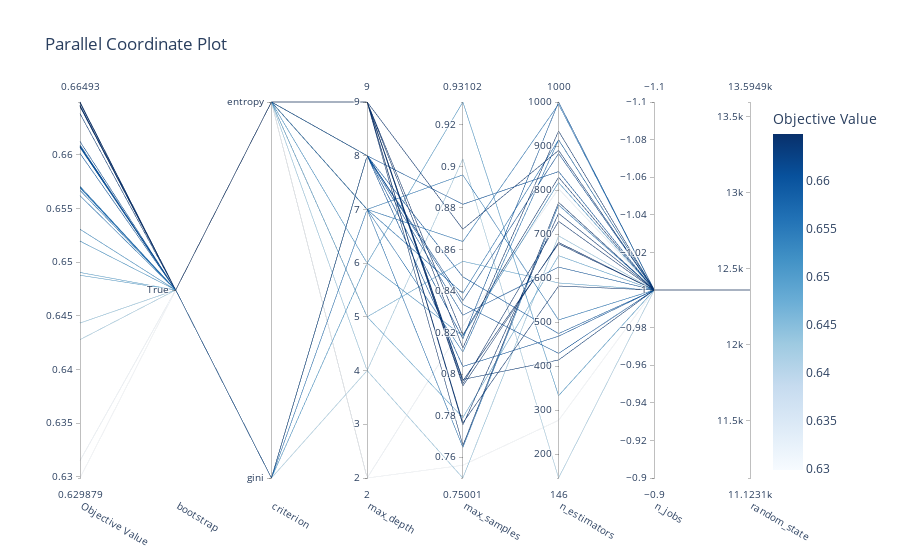

This figure's notebook cell:
### Code cell
###################################################################################################
# Visualize high-dimensional parameter relationships. See :func:`~optuna.visualization.plot_parallel_coordinate` for the details.
plot_parallel_coordinate(study)

### Figure 1 — Plotly figure (JSON) as saved in the notebook; plotly's stock layout.template omitted (floating-point values rounded to 4 significant figures)
{"data": [{"dimensions": [{"label": "Objective Value", "range": [0.6299, 0.6649], "values": [0.6608, 0.6601, 0.6428, 0.6638, 0.6562, 0.6571, 0.6609, 0.652, 0.6299, 0.6607, 0.6443, 0.6646, 0.6646, 0.6646, 0.649, 0.6649, 0.6531, 0.6567, 0.6645, 0.6315, 0.6488, 0.6645, 0.6648, 0.6608, 0.657, 0.6646, 0.6607, 0.6649, 0.6569, 0.6612]}, {"label": "bootstrap", "range": [0, 0], "ticktext": ["True"], "tickvals": [0], "values": [0, 0, 0, 0, 0, 0, 0, 0, 0, 0, 0, 0, 0, 0, 0, 0, 0, 0, 0, 0, 0, 0, 0, 0, 0, 0, 0, 0, 0, 0]}, {"label": "criterion", "range": [0, 1], "ticktext": ["gini", "entropy"], "tickvals": [0, 1], "values": [0, 1, 0, 1, 1, 0, 0, 0, 1, 0, 1, 1, 1, 1, 1, 1, 1, 1, 1, 1, 1, 1, 1, 1, 1, 1, 1, 1, 1, 0]}, {"label": "max_depth", "range": [2, 9], "values": [8, 8, 4, 9, 7, 7, 8, 6, 2, 8, 4, 9, 9, 9, 5, 9, 6, 7, 9, 2, 5, 9, 9, 8, 7, 9, 8, 9, 7, 8]}, {"label": "max_samples", "range": [0.75, 0.931], "values": [0.8336, 0.8469, 0.9037, 0.7974, 0.8959, 0.839, 0.8818, 0.931, 0.7562, 0.8037, 0.75, 0.7954, 0.7968, 0.7943, 0.7791, 0.8188, 0.8184, 0.8638, 0.7765, 0.8232, 0.8543, 0.7756, 0.8126, 0.8171, 0.8107, 0.8698, 0.8284, 0.7657, 0.7648, 0.8353]}, {"label": "n_estimators", "range": [146, 1000], "values": [429, 474, 146, 414, 505, 914, 842, 333, 277, 468, 696, 729, 678, 681, 651, 829, 817, 995, 582, 803, 589, 747, 934, 1000, 914, 890, 625, 772, 766, 883]}, {"label": "n_jobs", "range": [-1, -1], "values": [-1, -1, -1, -1, -1, -1, -1, -1, -1, -1, -1, -1, -1, -1, -1, -1, -1, -1, -1, -1, -1, -1, -1, -1, -1, -1, -1, -1, -1, -1]}, {"label": "random_state", "range": [12359, 12359], "values": [12359, 12359, 12359, 12359, 12359, 12359, 12359, 12359, 12359, 12359, 12359, 12359, 12359, 12359, 12359, 12359, 12359, 12359, 12359, 12359, 12359, 12359, 12359, 12359, 12359, 12359, 12359, 12359, 12359, 12359]}], "labelangle": 30, "labelside": "bottom", "line": {"color": [0.6608, 0.6601, 0.6428, 0.6638, 0.6562, 0.6571, 0.6609, 0.652, 0.6299, 0.6607, 0.6443, 0.6646, 0.6646, 0.6646, 0.649, 0.6649, 0.6531, 0.6567, 0.6645, 0.6315, 0.6488, 0.6645, 0.6648, 0.6608, 0.657, 0.6646, 0.6607, 0.6649, 0.6569, 0.6612], "colorbar": {"title": {"text": "Objective Value"}}, "colorscale": [[0, "rgb(247,251,255)"], [0.125, "rgb(222,235,247)"], [0.25, "rgb(198,219,239)"], [0.375, "rgb(158,202,225)"], [0.5, "rgb(107,174,214)"], [0.625, "rgb(66,146,198)"], [0.75, "rgb(33,113,181)"], [0.875, "rgb(8,81,156)"], [1, "rgb(8,48,107)"]], "reversescale": false, "showscale": true}, "type": "parcoords"}], "layout": {"title": {"text": "Parallel Coordinate Plot"}}}
